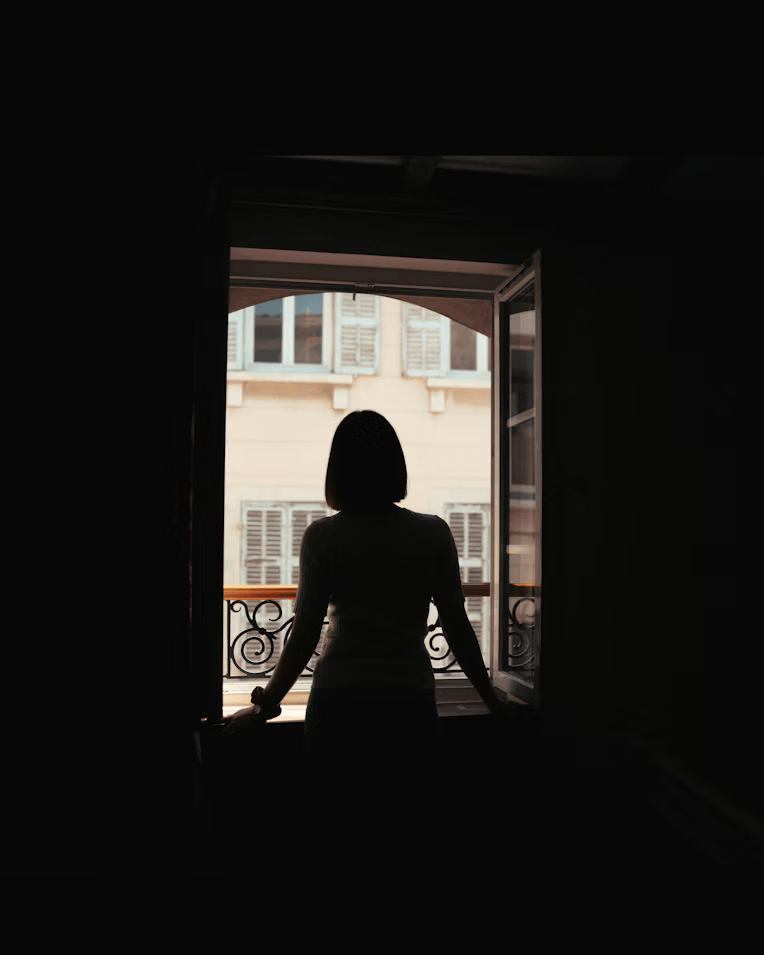
#> input picture images/woman_door.png, 764 x 955 px
$ python q4.py
#> lines starting #> are read from the running program, lines starting #| are printed output that depends on the picture; after the words box and inside, x2 and y2 are one past the last pixel; in counts of white or black regions, pixels touching at a corner belong together
### src/utils.py
import os
from pathlib import Path

import cv2
PROJECT_ROOT = Path(__file__).resolve().parents[1]
IMAGES_DIR = PROJECT_ROOT / "images"
OUTPUTS_DIR = PROJECT_ROOT / "outputs"
MPLCONFIG_DIR = OUTPUTS_DIR / ".matplotlib"
MPLCONFIG_DIR.mkdir(parents=True, exist_ok=True)
os.environ.setdefault("MPLCONFIGDIR", str(MPLCONFIG_DIR))

import matplotlib
import numpy as np

matplotlib.use("Agg")
import matplotlib.pyplot as plt


def image_path(name: str) -> Path:
    return IMAGES_DIR / name


def output_path(*parts: str) -> Path:
    path = OUTPUTS_DIR.joinpath(*parts)
    path.parent.mkdir(parents=True, exist_ok=True)
    return path


# [5 lines left out: function read_gray, not called in this run]


def read_color(path: str | Path) -> np.ndarray:
    img = cv2.imread(str(path), cv2.IMREAD_COLOR)
    if img is None:
        raise FileNotFoundError(f"Cannot read image: {path}")
    return cv2.cvtColor(img, cv2.COLOR_BGR2RGB)


def save_image(path: str | Path, img: np.ndarray) -> None:
    path = Path(path)
    path.parent.mkdir(parents=True, exist_ok=True)
    if img.ndim == 3:
        cv2.imwrite(str(path), cv2.cvtColor(img, cv2.COLOR_RGB2BGR))
    else:
        cv2.imwrite(str(path), img)


def write_text(path: str | Path, content: str) -> None:
    path = Path(path)
    path.parent.mkdir(parents=True, exist_ok=True)
    path.write_text(content, encoding="utf-8")


def normalize_to_01(img: np.ndarray) -> np.ndarray:
    return img.astype(np.float32) / 255.0


def denormalize_from_01(img: np.ndarray) -> np.ndarray:
    return np.clip(img * 255.0, 0, 255).astype(np.uint8)


# [9 lines left out: function show_histogram, not called in this run]


def save_side_by_side(
    images: list[np.ndarray], titles: list[str], save_path: str | Path, cmap: str | None = None
) -> None:
    cols = len(images)
    plt.figure(figsize=(5 * cols, 4))
    for index, (image, title) in enumerate(zip(images, titles), start=1):
        plt.subplot(1, cols, index)
        if image.ndim == 2:
            plt.imshow(image, cmap=cmap or "gray")
        else:
            plt.imshow(image)
        plt.title(title)
        plt.axis("off")
    plt.tight_layout()
    plt.savefig(str(save_path), dpi=180, bbox_inches="tight")
    plt.close()

### src/q4.py
import cv2
import numpy as np

from utils import image_path, output_path, read_color, save_image, save_side_by_side, write_text


def equalize_foreground_only(gray: np.ndarray, mask: np.ndarray) -> np.ndarray:
    foreground = gray[mask > 0]
    hist = np.bincount(foreground, minlength=256)
    cdf = hist.cumsum()
    cdf_nonzero = cdf[cdf > 0]
    cdf_min = cdf_nonzero[0]
    lut = np.round((cdf - cdf_min) * 255.0 / (foreground.size - cdf_min)).clip(0, 255).astype(np.uint8)
    lut[cdf == 0] = 0

    result = gray.copy()
    result[mask > 0] = lut[result[mask > 0]]
    return result


def run() -> None:
    img = read_color(image_path("woman_door.png"))
#> in read_color, img is the input picture: shape (955, 764, 3); mean B, G, R 25.3, 27.5, 29.2
    gray = cv2.cvtColor(img, cv2.COLOR_RGB2GRAY)
    threshold, mask = cv2.threshold(gray, 0, 255, cv2.THRESH_BINARY + cv2.THRESH_OTSU)
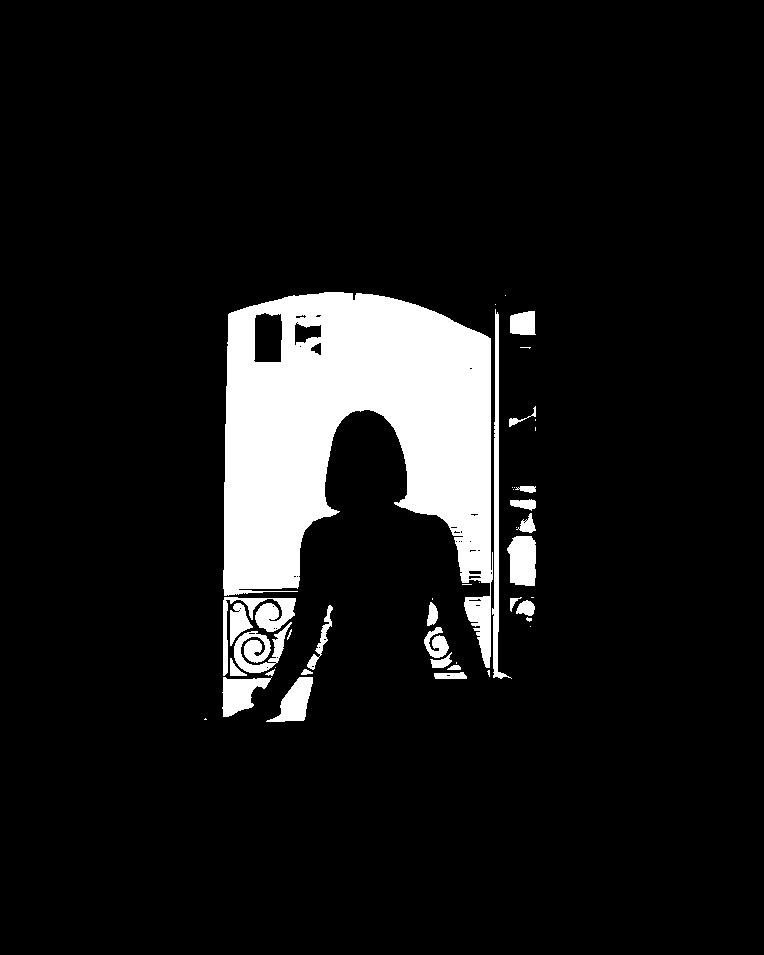
#> mask: shape (955, 764); 9.4% white; 44 white regions (19 under 20 px), largest, box (x1, y1, x2, y2) and area: (223, 292, 493, 668) 56417, (492, 309, 512, 679) 1783, (223, 597, 296, 676) 1518
#> threshold = 100
    equalized = equalize_foreground_only(gray, mask)
#> in equalize_foreground_only, `hist = np.bincount(foreground, minlength=256)`: hist = 256 values, max 4862 at index 225, min 0 at index 0, mean 266.7
#> in equalize_foreground_only, `cdf = hist.cumsum()`: cdf = 256 values from 0 to 68264
#> in equalize_foreground_only, `cdf_nonzero = cdf[cdf > 0]`: cdf_nonzero = 153 values from 429 to 68264
#> in equalize_foreground_only, `cdf_min = cdf_nonzero[0]`: cdf_min = 429
#> in equalize_foreground_only, `lut = np.round((cdf - cdf_min) * 255.0 / (foreground.size - cdf_min))...`: lut = 256 values from 0 to 255
#> in equalize_foreground_only, `result[mask > 0] = lut[result[mask > 0]]`:
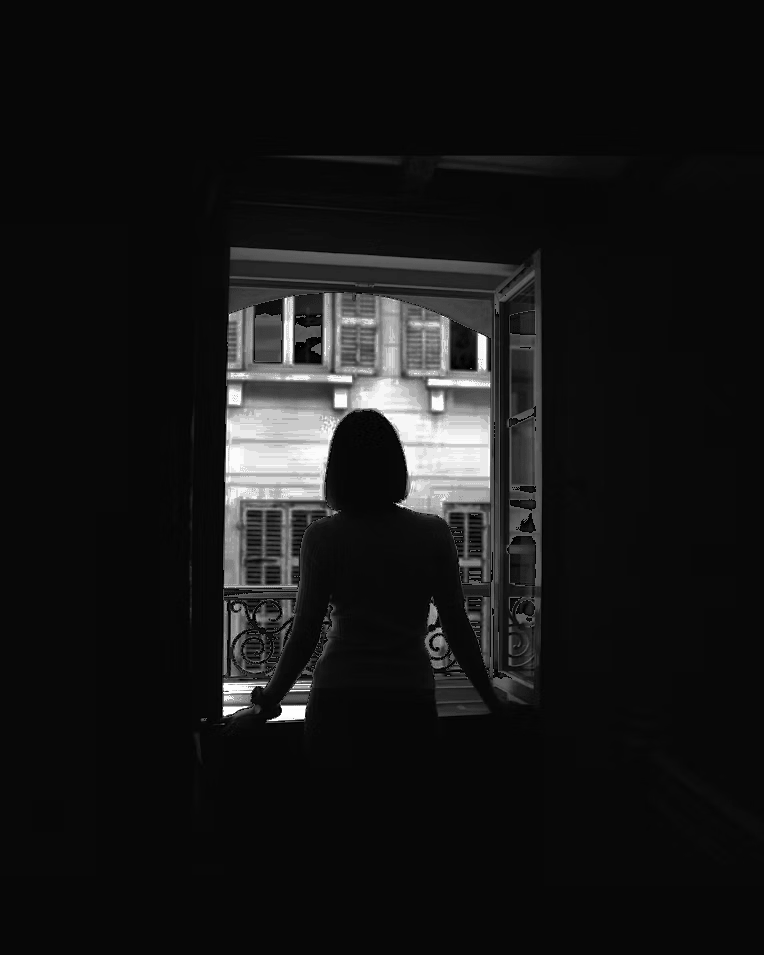
#> result: shape (955, 764); min 0, max 255, mean 22

    save_image(output_path("q4", "original_gray.png"), gray)
    save_image(output_path("q4", "otsu_mask.png"), mask)
    save_image(output_path("q4", "equalized_foreground.png"), equalized)
    save_side_by_side(
        [gray, mask, equalized],
        ["Grayscale", "Otsu foreground mask", "Foreground equalized"],
        output_path("q4", "comparison.png"),
    )
#> in save_side_by_side, `cols = len(images)`: cols = 3
#> the loop in save_side_by_side, `for index, (image, title) in enumerate(zip(images, titles), start=1):` made 3 passes
#> title on passes 1 to 3: 'Grayscale', 'Otsu foreground mask', 'Foreground equalized'
#> in save_side_by_side, `plt.savefig(str(save_path), dpi=180, bbox_inches="tight")`:
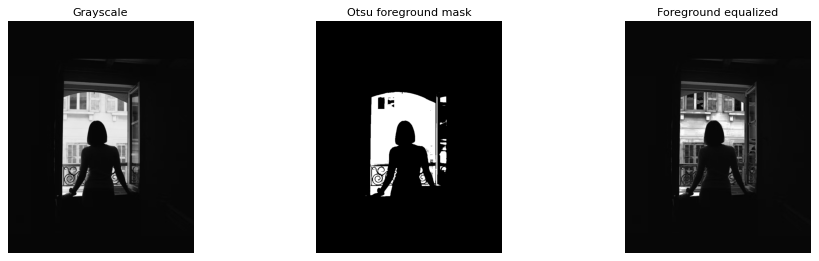
#> figure drawn by matplotlib, 3 panels
    write_text(
        output_path("q4", "notes.txt"),
        "\n".join(
            [
                f"Otsu threshold: {threshold:.2f}",
                "Revealed features: darker interior details in the room and subtle structures around the doorway become more visible after equalizing only the foreground region.",
            ]
        ),
    )


if __name__ == "__main__":
    run()

$ run again, with images/brain_proton_density_slice.png copied over images/woman_door.png
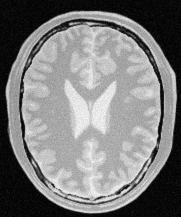
#> input picture images/brain_proton_density_slice.png, 181 x 217 px
#> in read_color, img is the input picture: shape (217, 181, 3); min 0, max 251, mean 123.7
#> in run, `threshold, mask = cv2.threshold(gray, 0, 255, cv2.THRESH_BINARY + cv2...`:
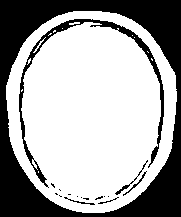
#> mask: shape (217, 181); 65.5% white; 17 black regions (11 under 20 px), largest, box (x1, y1, x2, y2) and area: (0, 0, 181, 217) 11666, (19, 19, 164, 188) 1638, (115, 160, 148, 195) 84, (123, 171, 147, 196) 58, (64, 197, 95, 205) 45, (98, 197, 119, 204) 27
#> threshold = 98
#> hist = 256 values, max 630 at index 169, min 0 at index 0, mean 100.4
#> cdf = 256 values from 0 to 25711
#> cdf_nonzero = 157 values from 19 to 25711
#> cdf_min = 19
#> lut = 256 values from 0 to 255
#> cols = 3
#> the loop in save_side_by_side, `for index, (image, title) in enumerate(zip(images, titles), start=1):` made 3 passes
#> title on passes 1 to 3: 'Grayscale', 'Otsu foreground mask', 'Foreground equalized'
#> in save_side_by_side, `plt.savefig(str(save_path), dpi=180, bbox_inches="tight")`:
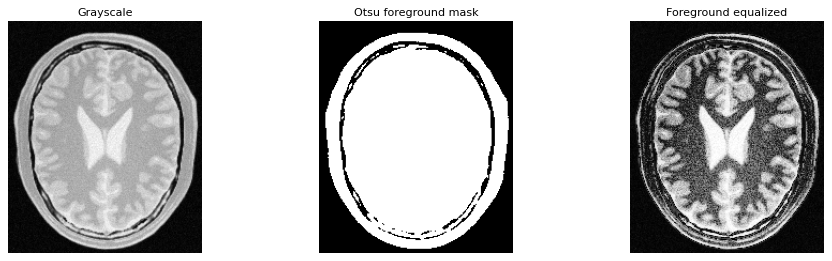
#> figure drawn by matplotlib, 3 panels
